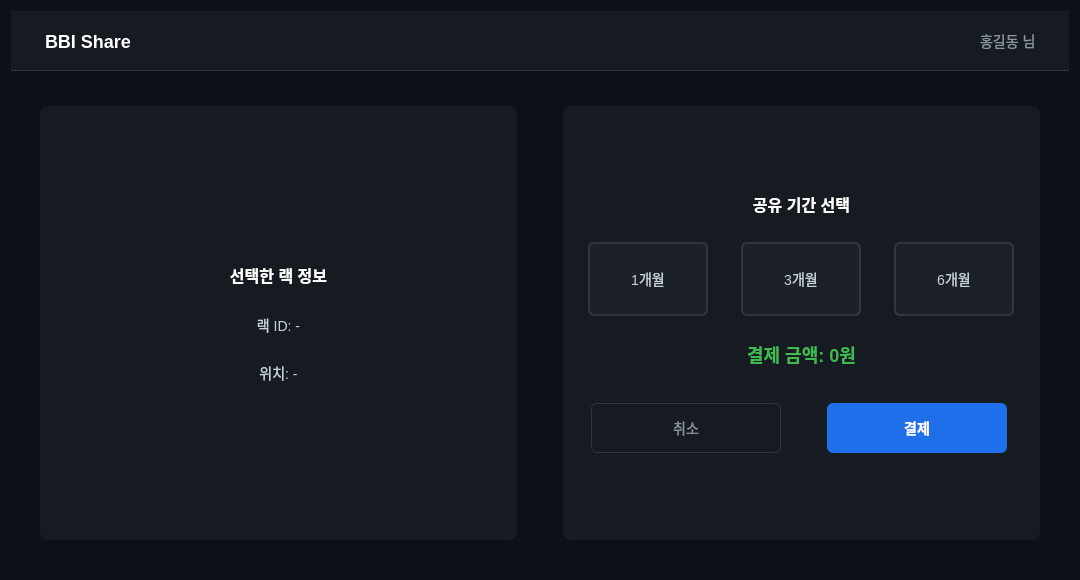
<?xml version="1.0" encoding="UTF-8"?>
<ui version="4.0">
 <class>PaymentDialog</class>
 <widget class="QDialog" name="PaymentDialog">
  <property name="geometry">
   <rect>
    <x>0</x>
    <y>0</y>
    <width>1080</width>
    <height>580</height>
   </rect>
  </property>
  <property name="windowTitle">
   <string>BBI Share(Payment) - User</string>
  </property>
  <property name="styleSheet">
   <string notr="true">QDialog {
    background-color: #0d1117;
}</string>
  </property>
  <layout class="QVBoxLayout" name="verticalLayout">
   <item>
    <widget class="QWidget" name="top_panel" native="true">
     <property name="maximumSize">
      <size>
       <width>16777215</width>
       <height>60</height>
      </size>
     </property>
     <property name="styleSheet">
      <string notr="true">QWidget#top_panel {
    background-color: #161b22;
    border-bottom: 1px solid #30363d;
}</string>
     </property>
     <layout class="QHBoxLayout" name="horizontalLayout">
      <item>
       <widget class="QLabel" name="label_logo">
        <property name="styleSheet">
         <string notr="true">QLabel#label_logo {
    color: white;
    font-size: 18px;
    font-weight: bold;
    padding: 10px 20px;
}</string>
        </property>
        <property name="text">
         <string>BBI Share</string>
        </property>
       </widget>
      </item>
      <item>
       <spacer name="horizontalSpacer">
        <property name="orientation">
         <enum>Qt::Horizontal</enum>
        </property>
        <property name="sizeHint" stdset="0">
         <size>
          <width>40</width>
          <height>20</height>
         </size>
        </property>
       </spacer>
      </item>
      <item>
       <widget class="QLabel" name="label_username">
        <property name="styleSheet">
         <string notr="true">QLabel#label_username {
    color: #8b949e;
    font-size: 14px;
    padding: 10px 20px;
}</string>
        </property>
        <property name="text">
         <string>홍길동 님</string>
        </property>
       </widget>
      </item>
     </layout>
    </widget>
   </item>
   <item>
    <widget class="QWidget" name="middle_panel" native="true">
     <layout class="QHBoxLayout" name="horizontalLayout_2">
      <item>
       <widget class="QWidget" name="rack_info_panel" native="true">
        <property name="styleSheet">
         <string notr="true">QWidget#rack_info_panel {
    background-color: #161b22;
    border-radius: 8px;
    margin: 20px;
}</string>
        </property>
        <layout class="QVBoxLayout" name="verticalLayout_2">
         <item>
          <spacer name="verticalSpacer">
           <property name="orientation">
            <enum>Qt::Vertical</enum>
           </property>
           <property name="sizeHint" stdset="0">
            <size>
             <width>20</width>
             <height>40</height>
            </size>
           </property>
          </spacer>
         </item>
         <item>
          <widget class="QLabel" name="label_rack_title">
           <property name="styleSheet">
            <string notr="true">QLabel#label_rack_title {
    color: white;
    font-size: 16px;
    font-weight: bold;
    padding: 10px;
    border-bottom: 1px solid #30363d;
}</string>
           </property>
           <property name="text">
            <string>선택한 랙 정보</string>
           </property>
           <property name="alignment">
            <set>Qt::AlignCenter</set>
           </property>
          </widget>
         </item>
         <item>
          <widget class="QLabel" name="label_rack_id">
           <property name="styleSheet">
            <string notr="true">QLabel#label_rack_id {
    color: #c9d1d9;
    font-size: 14px;
    padding: 10px;
}</string>
           </property>
           <property name="text">
            <string>랙 ID: -</string>
           </property>
           <property name="alignment">
            <set>Qt::AlignCenter</set>
           </property>
          </widget>
         </item>
         <item>
          <widget class="QLabel" name="label_rack_zone">
           <property name="styleSheet">
            <string notr="true">QLabel#label_rack_zone {
    color: #c9d1d9;
    font-size: 14px;
    padding: 10px;
}
</string>
           </property>
           <property name="text">
            <string>위치: -</string>
           </property>
           <property name="alignment">
            <set>Qt::AlignCenter</set>
           </property>
          </widget>
         </item>
         <item>
          <spacer name="verticalSpacer_2">
           <property name="orientation">
            <enum>Qt::Vertical</enum>
           </property>
           <property name="sizeHint" stdset="0">
            <size>
             <width>20</width>
             <height>40</height>
            </size>
           </property>
          </spacer>
         </item>
        </layout>
       </widget>
      </item>
      <item>
       <widget class="QWidget" name="payment_info_panel" native="true">
        <property name="styleSheet">
         <string notr="true">QWidget#payment_info_panel {
    background-color: #161b22;
    border-radius: 8px;
    margin: 20px;
}</string>
        </property>
        <layout class="QVBoxLayout" name="verticalLayout_3">
         <item>
          <spacer name="verticalSpacer_3">
           <property name="orientation">
            <enum>Qt::Vertical</enum>
           </property>
           <property name="sizeHint" stdset="0">
            <size>
             <width>20</width>
             <height>40</height>
            </size>
           </property>
          </spacer>
         </item>
         <item>
          <widget class="QLabel" name="label_period_title">
           <property name="styleSheet">
            <string notr="true">QLabel#label_period_title {
    color: white;
    font-size: 16px;
    font-weight: bold;
    padding: 10px;
    border-bottom: 1px solid #30363d;
}</string>
           </property>
           <property name="text">
            <string>공유 기간 선택</string>
           </property>
           <property name="alignment">
            <set>Qt::AlignCenter</set>
           </property>
          </widget>
         </item>
         <item>
          <widget class="QWidget" name="period_panel" native="true">
           <property name="styleSheet">
            <string notr="true">QPushButton#btn_1month, QPushButton#btn_3month, QPushButton#btn_6month {
    background-color: #1c2128;
    color: #c9d1d9;
    border: 2px solid #30363d;
    border-radius: 6px;
    font-size: 14px;
    padding: 10px;
    min-height: 50px;
}
QPushButton:checked {
    background-color: #1f6feb;
    border: 2px solid #1f6feb;
    color: white;
}</string>
           </property>
           <layout class="QHBoxLayout" name="horizontalLayout_3">
            <item>
             <widget class="QPushButton" name="btn_1month">
              <property name="minimumSize">
               <size>
                <width>100</width>
                <height>74</height>
               </size>
              </property>
              <property name="maximumSize">
               <size>
                <width>120</width>
                <height>80</height>
               </size>
              </property>
              <property name="text">
               <string>1개월</string>
              </property>
             </widget>
            </item>
            <item>
             <widget class="QPushButton" name="btn_3month">
              <property name="maximumSize">
               <size>
                <width>120</width>
                <height>16777215</height>
               </size>
              </property>
              <property name="text">
               <string>3개월</string>
              </property>
             </widget>
            </item>
            <item>
             <widget class="QPushButton" name="btn_6month">
              <property name="maximumSize">
               <size>
                <width>120</width>
                <height>16777215</height>
               </size>
              </property>
              <property name="text">
               <string>6개월</string>
              </property>
             </widget>
            </item>
           </layout>
          </widget>
         </item>
         <item>
          <widget class="QLabel" name="label_amount">
           <property name="styleSheet">
            <string notr="true">QLabel#label_amount {
    color: #3fb950;
    font-size: 18px;
    font-weight: bold;
    padding: 10px;
}</string>
           </property>
           <property name="text">
            <string>결제 금액: 0원</string>
           </property>
           <property name="alignment">
            <set>Qt::AlignCenter</set>
           </property>
          </widget>
         </item>
         <item>
          <widget class="QWidget" name="process_panel" native="true">
           <property name="maximumSize">
            <size>
             <width>16777215</width>
             <height>80</height>
            </size>
           </property>
           <layout class="QHBoxLayout" name="horizontalLayout_4">
            <item>
             <widget class="QPushButton" name="btn_cancel">
              <property name="minimumSize">
               <size>
                <width>200</width>
                <height>70</height>
               </size>
              </property>
              <property name="maximumSize">
               <size>
                <width>200</width>
                <height>70</height>
               </size>
              </property>
              <property name="styleSheet">
               <string notr="true">QPushButton#btn_cancel {
    background-color: transparent;
    color: #8b949e;
    border: 1px solid #30363d;
    border-radius: 6px;
    font-size: 14px;
    padding: 8px 30px;
    margin: 10px 5px;
}
QPushButton#btn_cancel:hover {
    background-color: #21262d;
    color: white;
}</string>
              </property>
              <property name="text">
               <string>취소</string>
              </property>
             </widget>
            </item>
            <item>
             <widget class="QPushButton" name="btn_pay">
              <property name="minimumSize">
               <size>
                <width>200</width>
                <height>70</height>
               </size>
              </property>
              <property name="maximumSize">
               <size>
                <width>200</width>
                <height>70</height>
               </size>
              </property>
              <property name="styleSheet">
               <string notr="true">QPushButton#btn_pay {
    background-color: #1f6feb;
    color: white;
    border: none;
    border-radius: 6px;
    font-size: 14px;
    font-weight: bold;
    padding: 8px 30px;
    margin: 10px 10px;
}
QPushButton#btn_pay:hover {
    background-color: #388bfd;
}</string>
              </property>
              <property name="text">
               <string>결제</string>
              </property>
             </widget>
            </item>
           </layout>
          </widget>
         </item>
         <item>
          <spacer name="verticalSpacer_4">
           <property name="orientation">
            <enum>Qt::Vertical</enum>
           </property>
           <property name="sizeHint" stdset="0">
            <size>
             <width>20</width>
             <height>40</height>
            </size>
           </property>
          </spacer>
         </item>
        </layout>
       </widget>
      </item>
     </layout>
    </widget>
   </item>
  </layout>
 </widget>
 <resources/>
 <connections/>
</ui>
